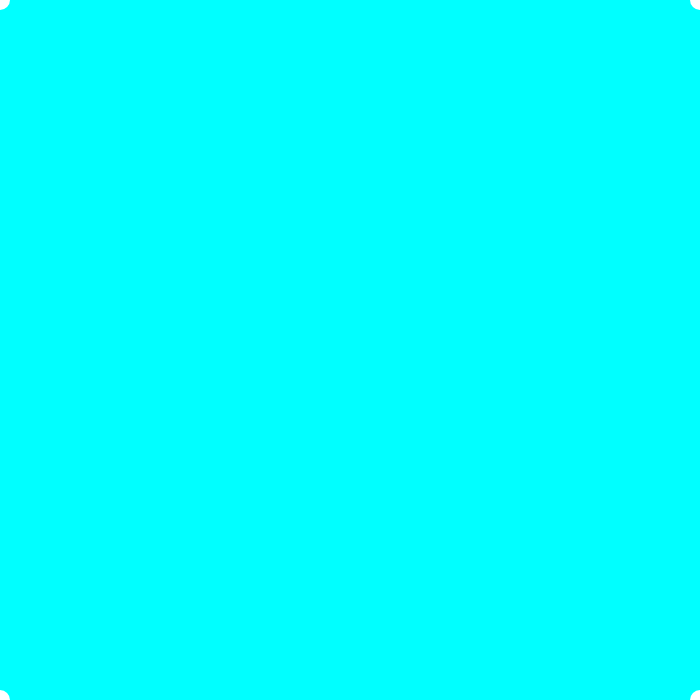
Frame 1 (no input)
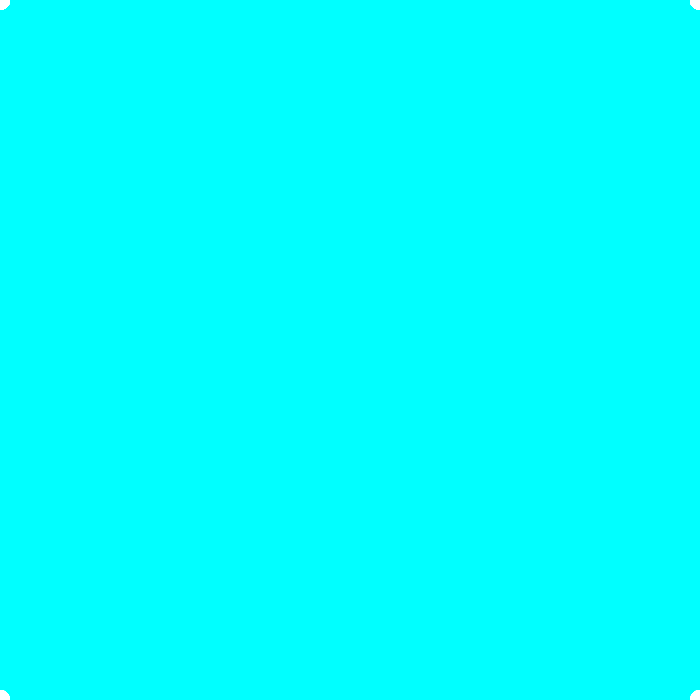
Frame 60 (no input)
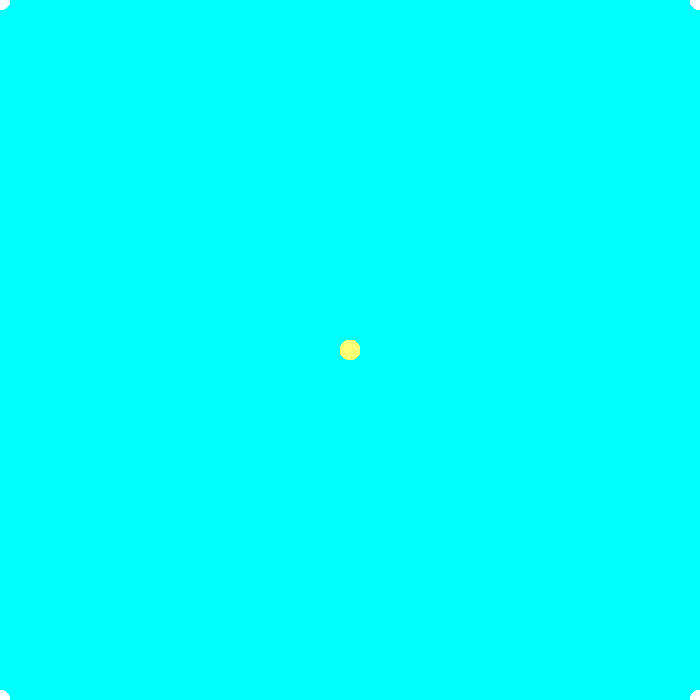
Frame 120 (the mouse pressed at the canvas centre since frame 60)

The p5.js sketch that drew these frames (run headless with seeded random() and noise() and a simulated clock; from frame 60 on, the mouse is pressed at the canvas centre):

// p5.js sketch
// ── sketch.js
function setup() {
  createCanvas(700, 700);
 background("aqua");
}

function draw() {
   

//Mouse Click Fill
/*if (mouseIsPressed===true){
  fill(0);
} else {
  fill(255);
}
circle(200,200,30);//(x,y,diameter)
ellipse(mouseX,mouseY,100,100);//(x,y,width,height)
triangle(mouseX,mouseY,300,300,100,100);//(x1,y1,x2,y2,x3,y3)*/

//ClassWork
  /*noStroke();
  fill(mouseX/2,mouseY/2,mouseX/4+mouseY/4);

  //follows the mouse
  ellipse(mouseX,mouseY,50);

  //mirror the mouse along the x axis
  ellipse(width-mouseX,mouseY,50);

  //mirror the mouse along the Y axis
  ellipse(mouseX, height- mouseY, 50); 
  triangle(mouseX,mouseY,60,60);
  rect(mouseIsPressed,mouseY,mouseX,mouseX);*/

  if (mouseIsPressed===true){
  fill(mouseX,mouseY,mouseX/3);
} else {
  fill(255);
}
  
  noStroke();
  ellipse(mouseX,mouseY,20,20);
  ellipse(width-mouseX,mouseY,20,20);
  ellipse(mouseX,height-mouseY,20,20);
  ellipse(width-mouseX,height-mouseY,20,20);//Diagonal Corner
}
